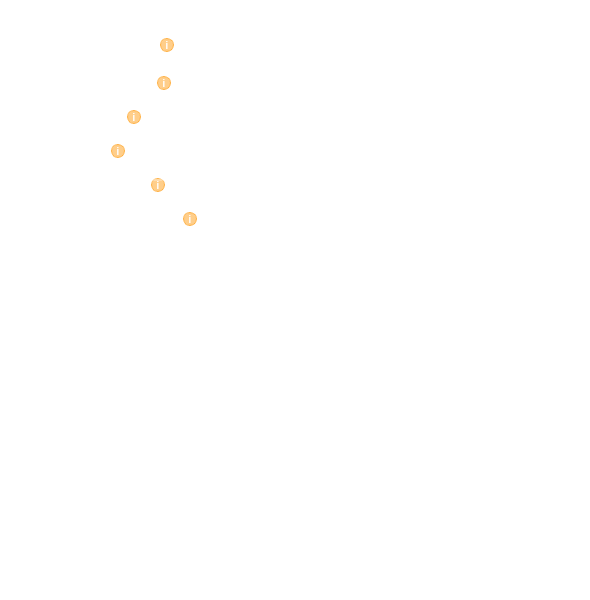
     <widget class="QWidget" name="scrollContents">
      <property name="geometry">
       <rect>
        <x>0</x>
        <y>0</y>
        <width>590</width>
        <height>600</height>
       </rect>
      </property>
      <property name="styleSheet">
       <string notr="true">background: transparent;</string>
      </property>
      <widget class="QLabel" name="lblSec1">
       <property name="geometry">
        <rect>
         <x>10</x>
         <y>8</y>
         <width>400</width>
         <height>20</height>
        </rect>
       </property>
       <property name="styleSheet">
        <string notr="true">color: rgba(255,255,255,220); font-family: &quot;MS Shell Dlg 2&quot;; font-size: 9pt; font-weight: bold; background: transparent; letter-spacing: 1px;</string>
       </property>
       <property name="text">
        <string>►  CONTROL &amp; STEERING TUNING</string>
       </property>
      </widget>
      <widget class="QLabel" name="lblSteeringResp">
       <property name="geometry">
        <rect>
         <x>20</x>
         <y>34</y>
         <width>240</width>
         <height>22</height>
        </rect>
       </property>
       <property name="styleSheet">
        <string notr="true">color: rgba(255,255,255,220); font-family: &quot;MS Shell Dlg 2&quot;; font-size: 9pt; background: transparent;</string>
       </property>
       <property name="text">
        <string>Steering Responsiveness</string>
       </property>
      </widget>
      <widget class="QPushButton" name="btnInfoSteeringResp">
       <property name="geometry">
        <rect>
         <x>160</x>
         <y>38</y>
         <width>14</width>
         <height>14</height>
        </rect>
       </property>
       <property name="cursor">
        <cursorShape>PointingHandCursor</cursorShape>
       </property>
       <property name="styleSheet">
        <string notr="true">QPushButton { background-color: rgba(255,166,41,140); color: rgba(255,255,255,230); font-family: &quot;MS Shell Dlg 2&quot;; font-size: 8pt; font-weight: bold; border: 1px solid rgba(255,166,41,180); border-radius: 7px; padding: 0px; } QPushButton:hover { background-color: rgba(255,166,41,210); } QPushButton:checked { background-color: #FFA629; border: 1px solid #FFB84D; color: white; }</string>
       </property>
       <property name="text">
        <string>i</string>
       </property>
       <property name="checkable">
        <bool>true</bool>
       </property>
      </widget>
      <widget class="QPushButton" name="btnSteeringRespMinus">
       <property name="geometry">
        <rect>
         <x>280</x>
         <y>31</y>
         <width>36</width>
         <height>32</height>
        </rect>
       </property>
       <property name="styleSheet">
        <string notr="true">QPushButton { background-color: rgba(255,255,255,60); color: white; font-family: &quot;MS Shell Dlg 2&quot;; font-size: 15pt; font-weight: bold; border: none; border-radius: 8px; padding: 0px; } QPushButton:hover { background-color: rgba(255,255,255,120); } QPushButton:pressed { background-color: #122532; }</string>
       </property>
       <property name="text">
        <string>−</string>
       </property>
      </widget>
      <widget class="QLineEdit" name="spinSteeringResp">
       <property name="geometry">
        <rect>
         <x>322</x>
         <y>31</y>
         <width>95</width>
         <height>32</height>
        </rect>
       </property>
       <property name="styleSheet">
        <string notr="true">background-color: rgba(255,255,255,60); color: white; font-family: &quot;MS Shell Dlg 2&quot;; font-size: 11pt; border: none; border-radius: 8px; padding: 2px 6px; selection-background-color: rgba(255,255,255,120);</string>
       </property>
       <property name="text">
        <string>1.00</string>
       </property>
       <property name="alignment">
        <set>Qt::AlignCenter</set>
       </property>
      </widget>
      <widget class="QPushButton" name="btnSteeringRespPlus">
       <property name="geometry">
        <rect>
         <x>423</x>
         <y>31</y>
         <width>36</width>
         <height>32</height>
        </rect>
       </property>
       <property name="styleSheet">
        <string notr="true">QPushButton { background-color: rgba(255,255,255,60); color: white; font-family: &quot;MS Shell Dlg 2&quot;; font-size: 15pt; font-weight: bold; border: none; border-radius: 8px; padding: 0px; } QPushButton:hover { background-color: rgba(255,255,255,120); } QPushButton:pressed { background-color: #122532; }</string>
       </property>
       <property name="text">
        <string>+</string>
       </property>
      </widget>
      <widget class="QLabel" name="lblSteadyState">
       <property name="geometry">
        <rect>
         <x>20</x>
         <y>72</y>
         <width>240</width>
         <height>22</height>
        </rect>
       </property>
       <property name="styleSheet">
        <string notr="true">color: rgba(255,255,255,220); font-family: &quot;MS Shell Dlg 2&quot;; font-size: 9pt; background: transparent;</string>
       </property>
       <property name="text">
        <string>Steady-State Correction</string>
       </property>
      </widget>
      <widget class="QPushButton" name="btnInfoSteadyState">
       <property name="geometry">
        <rect>
         <x>157</x>
         <y>76</y>
         <width>14</width>
         <height>14</height>
        </rect>
       </property>
       <property name="cursor">
        <cursorShape>PointingHandCursor</cursorShape>
       </property>
       <property name="styleSheet">
        <string notr="true">QPushButton { background-color: rgba(255,166,41,140); color: rgba(255,255,255,230); font-family: &quot;MS Shell Dlg 2&quot;; font-size: 8pt; font-weight: bold; border: 1px solid rgba(255,166,41,180); border-radius: 7px; padding: 0px; } QPushButton:hover { background-color: rgba(255,166,41,210); } QPushButton:checked { background-color: #FFA629; border: 1px solid #FFB84D; color: white; }</string>
       </property>
       <property name="text">
        <string>i</string>
       </property>
       <property name="checkable">
        <bool>true</bool>
       </property>
      </widget>
      <widget class="QPushButton" name="btnSteadyStateMinus">
       <property name="geometry">
        <rect>
         <x>280</x>
         <y>69</y>
         <width>36</width>
         <height>32</height>
        </rect>
       </property>
       <property name="styleSheet">
        <string notr="true">QPushButton { background-color: rgba(255,255,255,60); color: white; font-family: &quot;MS Shell Dlg 2&quot;; font-size: 15pt; font-weight: bold; border: none; border-radius: 8px; padding: 0px; } QPushButton:hover { background-color: rgba(255,255,255,120); } QPushButton:pressed { background-color: #122532; }</string>
       </property>
       <property name="text">
        <string>−</string>
       </property>
      </widget>
      <widget class="QLineEdit" name="spinSteadyState">
       <property name="geometry">
        <rect>
         <x>322</x>
         <y>69</y>
         <width>95</width>
         <height>32</height>
        </rect>
       </property>
       <property name="styleSheet">
        <string notr="true">background-color: rgba(255,255,255,60); color: white; font-family: &quot;MS Shell Dlg 2&quot;; font-size: 11pt; border: none; border-radius: 8px; padding: 2px 6px; selection-background-color: rgba(255,255,255,120);</string>
       </property>
       <property name="text">
        <string>0.50</string>
       </property>
       <property name="alignment">
        <set>Qt::AlignCenter</set>
       </property>
      </widget>
      <widget class="QPushButton" name="btnSteadyStatePlus">
       <property name="geometry">
        <rect>
         <x>423</x>
         <y>69</y>
         <width>36</width>
         <height>32</height>
        </rect>
       </property>
       <property name="styleSheet">
        <string notr="true">QPushButton { background-color: rgba(255,255,255,60); color: white; font-family: &quot;MS Shell Dlg 2&quot;; font-size: 15pt; font-weight: bold; border: none; border-radius: 8px; padding: 0px; } QPushButton:hover { background-color: rgba(255,255,255,120); } QPushButton:pressed { background-color: #122532; }</string>
       </property>
       <property name="text">
        <string>+</string>
       </property>
      </widget>
      <widget class="QLabel" name="lblDamping">
       <property name="geometry">
        <rect>
         <x>20</x>
         <y>106</y>
         <width>240</width>
         <height>22</height>
        </rect>
       </property>
       <property name="styleSheet">
        <string notr="true">color: rgba(255,255,255,220); font-family: &quot;MS Shell Dlg 2&quot;; font-size: 9pt; background: transparent;</string>
       </property>
       <property name="text">
        <string>Damping / Stability</string>
       </property>
      </widget>
      <widget class="QPushButton" name="btnInfoDamping">
       <property name="geometry">
        <rect>
         <x>127</x>
         <y>110</y>
         <width>14</width>
         <height>14</height>
        </rect>
       </property>
       <property name="cursor">
        <cursorShape>PointingHandCursor</cursorShape>
       </property>
       <property name="styleSheet">
        <string notr="true">QPushButton { background-color: rgba(255,166,41,140); color: rgba(255,255,255,230); font-family: &quot;MS Shell Dlg 2&quot;; font-size: 8pt; font-weight: bold; border: 1px solid rgba(255,166,41,180); border-radius: 7px; padding: 0px; } QPushButton:hover { background-color: rgba(255,166,41,210); } QPushButton:checked { background-color: #FFA629; border: 1px solid #FFB84D; color: white; }</string>
       </property>
       <property name="text">
        <string>i</string>
       </property>
       <property name="checkable">
        <bool>true</bool>
       </property>
      </widget>
      <widget class="QPushButton" name="btnDampingMinus">
       <property name="geometry">
        <rect>
         <x>280</x>
         <y>103</y>
         <width>36</width>
         <height>32</height>
        </rect>
       </property>
       <property name="styleSheet">
        <string notr="true">QPushButton { background-color: rgba(255,255,255,60); color: white; font-family: &quot;MS Shell Dlg 2&quot;; font-size: 15pt; font-weight: bold; border: none; border-radius: 8px; padding: 0px; } QPushButton:hover { background-color: rgba(255,255,255,120); } QPushButton:pressed { background-color: #122532; }</string>
       </property>
       <property name="text">
        <string>−</string>
       </property>
      </widget>
      <widget class="QLineEdit" name="spinDamping">
       <property name="geometry">
        <rect>
         <x>322</x>
         <y>103</y>
         <width>95</width>
         <height>32</height>
        </rect>
       </property>
       <property name="styleSheet">
        <string notr="true">background-color: rgba(255,255,255,60); color: white; font-family: &quot;MS Shell Dlg 2&quot;; font-size: 11pt; border: none; border-radius: 8px; padding: 2px 6px; selection-background-color: rgba(255,255,255,120);</string>
       </property>
       <property name="text">
        <string>0.80</string>
       </property>
       <property name="alignment">
        <set>Qt::AlignCenter</set>
       </property>
      </widget>
      <widget class="QPushButton" name="btnDampingPlus">
       <property name="geometry">
        <rect>
         <x>423</x>
         <y>103</y>
         <width>36</width>
         <height>32</height>
        </rect>
       </property>
       <property name="styleSheet">
        <string notr="true">QPushButton { background-color: rgba(255,255,255,60); color: white; font-family: &quot;MS Shell Dlg 2&quot;; font-size: 15pt; font-weight: bold; border: none; border-radius: 8px; padding: 0px; } QPushButton:hover { background-color: rgba(255,255,255,120); } QPushButton:pressed { background-color: #122532; }</string>
       </property>
       <property name="text">
        <string>+</string>
       </property>
      </widget>
      <widget class="QLabel" name="lblCorrectionLimit">
       <property name="geometry">
        <rect>
         <x>20</x>
         <y>140</y>
         <width>240</width>
         <height>22</height>
        </rect>
       </property>
       <property name="styleSheet">
        <string notr="true">color: rgba(255,255,255,220); font-family: &quot;MS Shell Dlg 2&quot;; font-size: 9pt; background: transparent;</string>
       </property>
       <property name="text">
        <string>Correction Limit</string>
       </property>
      </widget>
      <widget class="QPushButton" name="btnInfoCorrectionLimit">
       <property name="geometry">
        <rect>
         <x>111</x>
         <y>144</y>
         <width>14</width>
         <height>14</height>
        </rect>
       </property>
       <property name="cursor">
        <cursorShape>PointingHandCursor</cursorShape>
       </property>
       <property name="styleSheet">
        <string notr="true">QPushButton { background-color: rgba(255,166,41,140); color: rgba(255,255,255,230); font-family: &quot;MS Shell Dlg 2&quot;; font-size: 8pt; font-weight: bold; border: 1px solid rgba(255,166,41,180); border-radius: 7px; padding: 0px; } QPushButton:hover { background-color: rgba(255,166,41,210); } QPushButton:checked { background-color: #FFA629; border: 1px solid #FFB84D; color: white; }</string>
       </property>
       <property name="text">
        <string>i</string>
       </property>
       <property name="checkable">
        <bool>true</bool>
       </property>
      </widget>
      <widget class="QPushButton" name="btnCorrectionLimitMinus">
       <property name="geometry">
        <rect>
         <x>280</x>
         <y>137</y>
         <width>36</width>
         <height>32</height>
        </rect>
       </property>
       <property name="styleSheet">
        <string notr="true">QPushButton { background-color: rgba(255,255,255,60); color: white; font-family: &quot;MS Shell Dlg 2&quot;; font-size: 15pt; font-weight: bold; border: none; border-radius: 8px; padding: 0px; } QPushButton:hover { background-color: rgba(255,255,255,120); } QPushButton:pressed { background-color: #122532; }</string>
       </property>
       <property name="text">
        <string>−</string>
       </property>
      </widget>
      <widget class="QLineEdit" name="spinCorrectionLimit">
       <property name="geometry">
        <rect>
         <x>322</x>
         <y>137</y>
         <width>95</width>
         <height>32</height>
        </rect>
       </property>
       <property name="styleSheet">
        <string notr="true">background-color: rgba(255,255,255,60); color: white; font-family: &quot;MS Shell Dlg 2&quot;; font-size: 11pt; border: none; border-radius: 8px; padding: 2px 6px; selection-background-color: rgba(255,255,255,120);</string>
       </property>
       <property name="text">
        <string>30.0</string>
       </property>
       <property name="alignment">
        <set>Qt::AlignCenter</set>
       </property>
      </widget>
      <widget class="QPushButton" name="btnCorrectionLimitPlus">
       <property name="geometry">
        <rect>
         <x>423</x>
         <y>137</y>
         <width>36</width>
         <height>32</height>
        </rect>
       </property>
       <property name="styleSheet">
        <string notr="true">QPushButton { background-color: rgba(255,255,255,60); color: white; font-family: &quot;MS Shell Dlg 2&quot;; font-size: 15pt; font-weight: bold; border: none; border-radius: 8px; padding: 0px; } QPushButton:hover { background-color: rgba(255,255,255,120); } QPushButton:pressed { background-color: #122532; }</string>
       </property>
       <property name="text">
        <string>+</string>
       </property>
      </widget>
      <widget class="QLabel" name="lblSteeringCenterOffset">
       <property name="geometry">
        <rect>
         <x>20</x>
         <y>174</y>
         <width>240</width>
         <height>22</height>
        </rect>
       </property>
       <property name="styleSheet">
        <string notr="true">color: rgba(255,255,255,220); font-family: &quot;MS Shell Dlg 2&quot;; font-size: 9pt; background: transparent;</string>
       </property>
       <property name="text">
        <string>Steering Center Offset</string>
       </property>
      </widget>
      <widget class="QPushButton" name="btnInfoSteeringCenterOffset">
       <property name="geometry">
        <rect>
         <x>151</x>
         <y>178</y>
         <width>14</width>
         <height>14</height>
        </rect>
       </property>
       <property name="cursor">
        <cursorShape>PointingHandCursor</cursorShape>
       </property>
       <property name="styleSheet">
        <string notr="true">QPushButton { background-color: rgba(255,166,41,140); color: rgba(255,255,255,230); font-family: &quot;MS Shell Dlg 2&quot;; font-size: 8pt; font-weight: bold; border: 1px solid rgba(255,166,41,180); border-radius: 7px; padding: 0px; } QPushButton:hover { background-color: rgba(255,166,41,210); } QPushButton:checked { background-color: #FFA629; border: 1px solid #FFB84D; color: white; }</string>
       </property>
       <property name="text">
        <string>i</string>
       </property>
       <property name="checkable">
        <bool>true</bool>
       </property>
      </widget>
      <widget class="QPushButton" name="btnSteeringCenterOffsetMinus">
       <property name="geometry">
        <rect>
         <x>280</x>
         <y>171</y>
         <width>36</width>
         <height>32</height>
        </rect>
       </property>
       <property name="styleSheet">
        <string notr="true">QPushButton { background-color: rgba(255,255,255,60); color: white; font-family: &quot;MS Shell Dlg 2&quot;; font-size: 15pt; font-weight: bold; border: none; border-radius: 8px; padding: 0px; } QPushButton:hover { background-color: rgba(255,255,255,120); } QPushButton:pressed { background-color: #122532; }</string>
       </property>
       <property name="text">
        <string>−</string>
       </property>
      </widget>
      <widget class="QLineEdit" name="spinSteeringCenterOffset">
       <property name="geometry">
        <rect>
         <x>322</x>
         <y>171</y>
         <width>95</width>
         <height>32</height>
        </rect>
       </property>
       <property name="styleSheet">
        <string notr="true">background-color: rgba(255,255,255,60); color: white; font-family: &quot;MS Shell Dlg 2&quot;; font-size: 11pt; border: none; border-radius: 8px; padding: 2px 6px; selection-background-color: rgba(255,255,255,120);</string>
       </property>
       <property name="text">
        <string>0.0</string>
       </property>
       <property name="alignment">
        <set>Qt::AlignCenter</set>
       </property>
      </widget>
      <widget class="QPushButton" name="btnSteeringCenterOffsetPlus">
       <property name="geometry">
        <rect>
         <x>423</x>
         <y>171</y>
         <width>36</width>
         <height>32</height>
        </rect>
       </property>
       <property name="styleSheet">
        <string notr="true">QPushButton { background-color: rgba(255,255,255,60); color: white; font-family: &quot;MS Shell Dlg 2&quot;; font-size: 15pt; font-weight: bold; border: none; border-radius: 8px; padding: 0px; } QPushButton:hover { background-color: rgba(255,255,255,120); } QPushButton:pressed { background-color: #122532; }</string>
       </property>
       <property name="text">
        <string>+</string>
       </property>
      </widget>
      <widget class="QLabel" name="lblBrakingLatency">
       <property name="geometry">
        <rect>
         <x>20</x>
         <y>208</y>
         <width>240</width>
         <height>22</height>
        </rect>
       </property>
       <property name="styleSheet">
        <string notr="true">color: rgba(255,255,255,220); font-family: &quot;MS Shell Dlg 2&quot;; font-size: 9pt; background: transparent;</string>
       </property>
       <property name="text">
        <string>Braking Latency / Delay (ms)</string>
       </property>
      </widget>
      <widget class="QPushButton" name="btnInfoBrakingLatency">
       <property name="geometry">
        <rect>
         <x>183</x>
         <y>212</y>
         <width>14</width>
         <height>14</height>
        </rect>
       </property>
       <property name="cursor">
        <cursorShape>PointingHandCursor</cursorShape>
       </property>
       <property name="styleSheet">
        <string notr="true">QPushButton { background-color: rgba(255,166,41,140); color: rgba(255,255,255,230); font-family: &quot;MS Shell Dlg 2&quot;; font-size: 8pt; font-weight: bold; border: 1px solid rgba(255,166,41,180); border-radius: 7px; padding: 0px; } QPushButton:hover { background-color: rgba(255,166,41,210); } QPushButton:checked { background-color: #FFA629; border: 1px solid #FFB84D; color: white; }</string>
       </property>
       <property name="text">
        <string>i</string>
       </property>
       <property name="checkable">
        <bool>true</bool>
       </property>
      </widget>
      <widget class="QPushButton" name="btnBrakingLatencyMinus">
       <property name="geometry">
        <rect>
         <x>280</x>
         <y>205</y>
         <width>36</width>
         <height>32</height>
        </rect>
       </property>
       <property name="styleSheet">
        <string notr="true">QPushButton { background-color: rgba(255,255,255,60); color: white; font-family: &quot;MS Shell Dlg 2&quot;; font-size: 15pt; font-weight: bold; border: none; border-radius: 8px; padding: 0px; } QPushButton:hover { background-color: rgba(255,255,255,120); } QPushButton:pressed { background-color: #122532; }</string>
       </property>
       <property name="text">
        <string>−</string>
       </property>
      </widget>
      <widget class="QLineEdit" name="spinBrakingLatency">
       <property name="geometry">
        <rect>
         <x>322</x>
         <y>205</y>
         <width>95</width>
         <height>32</height>
        </rect>
       </property>
       <property name="styleSheet">
        <string notr="true">background-color: rgba(255,255,255,60); color: white; font-family: &quot;MS Shell Dlg 2&quot;; font-size: 11pt; border: none; border-radius: 8px; padding: 2px 6px; selection-background-color: rgba(255,255,255,120);</string>
       </property>
       <property name="text">
        <string>200</string>
       </property>
       <property name="alignment">
        <set>Qt::AlignCenter</set>
       </property>
      </widget>
      <widget class="QPushButton" name="btnBrakingLatencyPlus">
       <property name="geometry">
        <rect>
         <x>423</x>
         <y>205</y>
         <width>36</width>
         <height>32</height>
        </rect>
       </property>
       <property name="styleSheet">
        <string notr="true">QPushButton { background-color: rgba(255,255,255,60); color: white; font-family: &quot;MS Shell Dlg 2&quot;; font-size: 15pt; font-weight: bold; border: none; border-radius: 8px; padding: 0px; } QPushButton:hover { background-color: rgba(255,255,255,120); } QPushButton:pressed { background-color: #122532; }</string>
       </property>
       <property name="text">
        <string>+</string>
       </property>
      </widget>
      <widget class="QFrame" name="lineDivider2">
       <property name="geometry">
        <rect>
         <x>10</x>
         <y>179</y>
         <width>570</width>
         <height>2</height>
        </rect>
       </property>
       <property name="visible">
        <bool>false</bool>
       </property>
       <property name="styleSheet">
        <string notr="true">background-color: rgba(255,255,255,80); border-radius: 1px;</string>
       </property>
       <property name="frameShape">
        <enum>QFrame::HLine</enum>
       </property>
      </widget>
      <widget class="QLabel" name="lblSec2">
       <property name="geometry">
        <rect>
         <x>10</x>
         <y>189</y>
         <width>400</width>
         <height>20</height>
        </rect>
       </property>
       <property name="visible">
        <bool>false</bool>
       </property>
       <property name="styleSheet">
        <string notr="true">color: rgba(255,255,255,220); font-family: &quot;MS Shell Dlg 2&quot;; font-size: 9pt; font-weight: bold; background: transparent; letter-spacing: 1px;</string>
       </property>
       <property name="text">
        <string>►  OBSTACLE &amp; SAFETY SENSING</string>
       </property>
      </widget>
     </widget>
